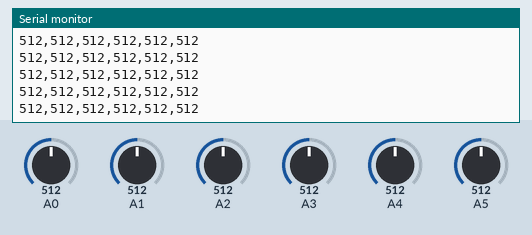
Recording of a sketch running on a simulated Arduino Uno, built with avr-gcc and run on an emulated ATmega328P. On the bench: the last lines printed to the serial monitor. Inputs (shaded band) come from the test bench; at power-on: A1 = 512, A2 = 512, A0 = 512, A3 = 512, A4 = 512, A5 = 512.

Above: at 5.2 s.
5.3 s: A1 set to 106
At 6.0 s:
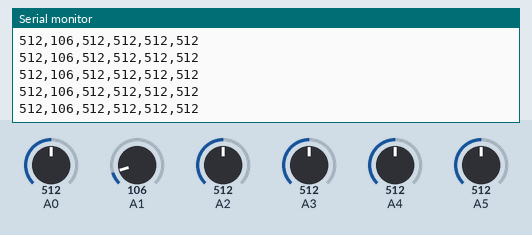
6.8 s: A1 set to 94
At 7.6 s:
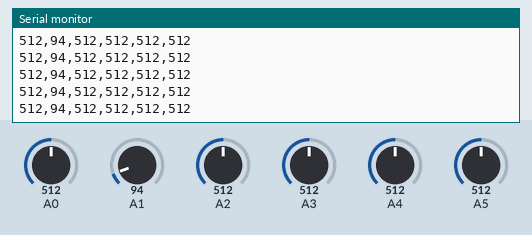
8.3 s: A2 set to 106
At 9.2 s:
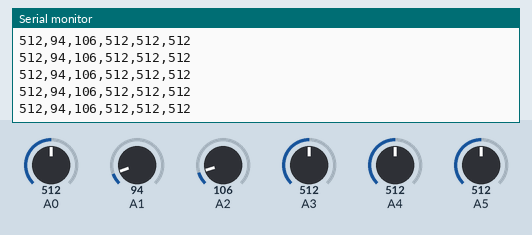
11.3 s: A2 set to 95
At 12.2 s:
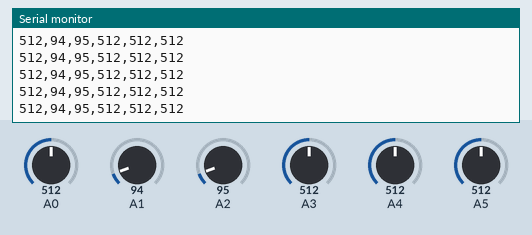
Timing chart, 0 to 14.3 s (numbered marks = the images above; inputs shaded):
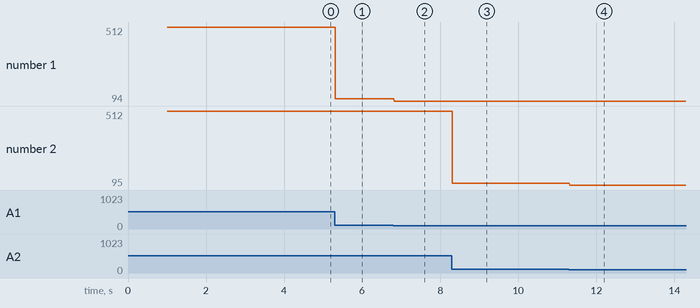

Measured:
- after the input at 5.3 s, the serial monitor: prints a new line at once (image 1)
- after the input at 6.8 s, the serial monitor: prints a new line at once (image 2)
- after the input at 8.3 s, the serial monitor: prints a new line at once (image 3)
- after the input at 11.3 s, the serial monitor: prints a new line at once (image 4)
- plotted number 1: 512 → 106 after the input at 5.3 s, 106 → 94 after the input at 6.8 s
- plotted number 2: 106 → 95 after the input at 11.3 s

The sketch:

sketch_final.ino
```cpp
const int numChannels = 6;
int rawValues[numChannels];

void setup() {
  delay(1000);
  Serial.begin(38400);
}

void loop() {
  for (int i = 0; i < numChannels; i++) {
    rawValues[i] = analogRead(i);

    Serial.print(rawValues[i]);

    if (i < numChannels - 1) {
      Serial.print(",");
    }
  }

  Serial.println();
}
```
